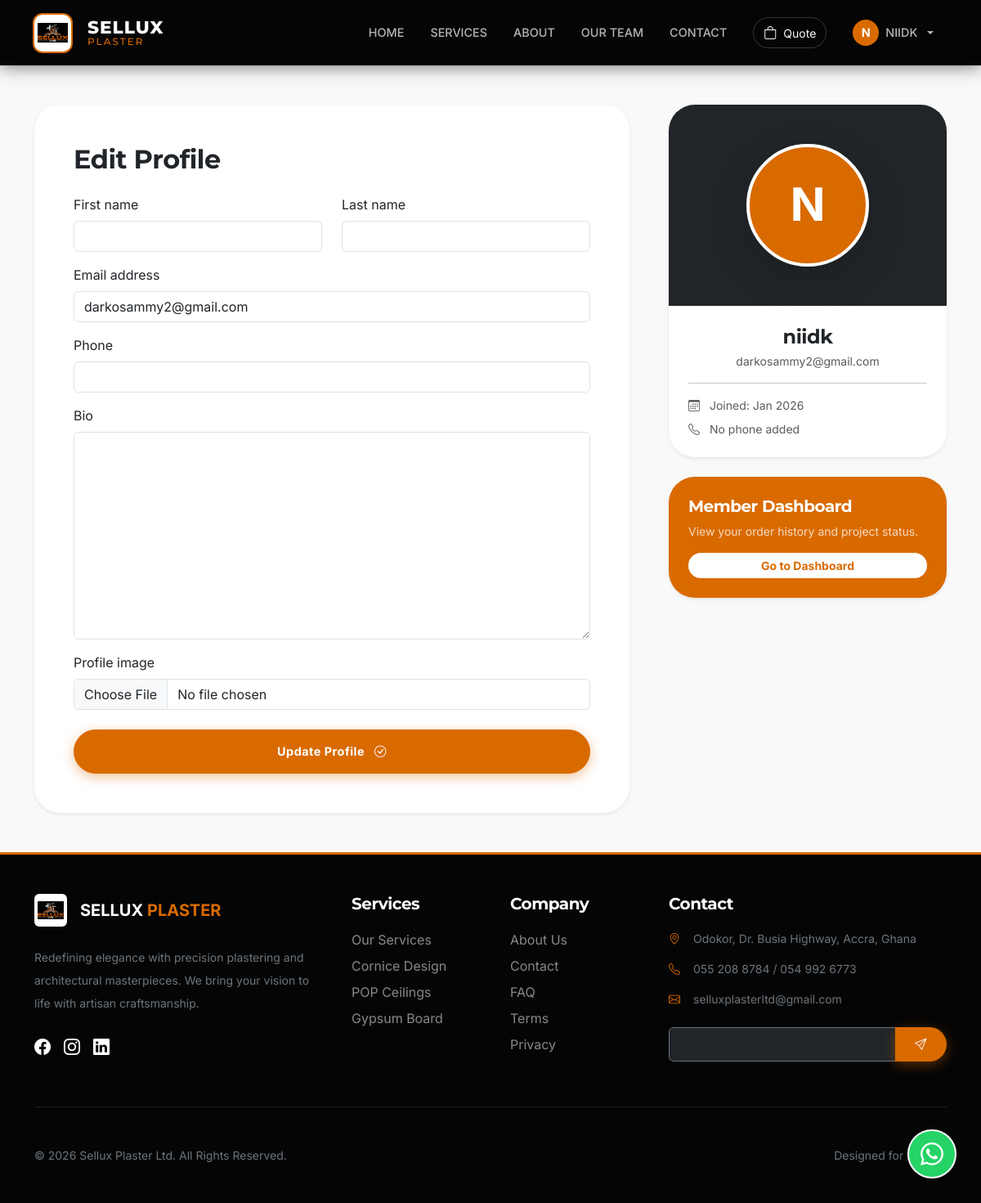
Page /accounts/profile/ (signed in) on the committed database.
### accounts/models.py (models this page shows, shortened)
class CustomUser(AbstractUser):
    phone = models.CharField(max_length=30, blank=True)
    profile_image = models.ImageField(upload_to='profiles/', blank=True, null=True)
    bio = models.TextField(blank=True)

### accounts/views.py (the view)
# urls.py: path('profile/', views.ProfileView.as_view(), name='profile'),
class ProfileView(LoginRequiredMixin, UpdateView):
    model = User
    template_name = 'accounts/profile.html'
    form_class = ProfileUpdateForm
    success_url = reverse_lazy('accounts:profile')
    def get_object(self, queryset=None):
        return self.request.user

### accounts/forms.py
class ProfileUpdateForm(forms.ModelForm):
    class Meta:
        model = User
        fields = ('first_name', 'last_name', 'email', 'phone', 'bio', 'profile_image')

### cart/cart.py (called while the page is built)
    def __len__(self):
        return sum(item['quantity'] for item in self.cart.values())

### core/context_processors.py (called while the page is built)
def brand_context(request):
    return {
        'brand': get_brand_info()
    }

def cart_context(request):
    return {'cart': Cart(request)}

def promotions_context(request):
    promotion = Promotion.objects.filter(is_active=True).first()
    return {'active_promotion': promotion}

### core/utils.py (called while the page is built)
def get_brand_info():
    return {
        'company_name': 'Sellux Plaster Ltd',
        'slogan': 'Home of Affordable Luxury',
        'address': 'Odokor, Dr. Busia Highway, Accra, Ghana',
        'phone_primary': '055 208 8784',
        'phone_secondary': '054 992 6773',
        'email': 'selluxplasterltd@gmail.com',
        'whatsapp': '233549926773',
    }

### accounts/templates/accounts/profile.html (shortened to what this page needs)
{% extends 'base.html' %}
{% load static %}
{% load crispy_forms_tags %}
{% block content %}
<div class="container py-5">
    <div class="row g-5">
        <div class="col-lg-8 animate__animated animate__fadeInLeft">
            <div class="card border-0 shadow-sm rounded-5 p-5">
                <h2 class="fw-bold mb-4">Edit Profile</h2>
                <form method="post" enctype="multipart/form-data" novalidate>
                    <div class="row">
                        <div class="col-md-6">
                            {{ form.first_name|as_crispy_field }}
                        </div>
                        <div class="col-md-6">
                            {{ form.last_name|as_crispy_field }}
                        </div>
                    </div>
                    <div class="mb-3">
                        {{ form.email|as_crispy_field }}
                    </div>
                    <div class="mb-3">
                        {{ form.phone|as_crispy_field }}
                    </div>
                    <div class="mb-3">
                        {{ form.bio|as_crispy_field }}
                    </div>
                    <div class="mb-4">
                        {{ form.profile_image|as_crispy_field }}
                    </div>
                    <div class="d-grid">
                        <button type="submit" class="btn btn-primary btn-lg rounded-pill py-3 fw-bold">
                            Update Profile <i class="bi bi-check-circle ms-2"></i>
                        </button>
                    </div>
                </form>
            </div>
        </div>
        <div class="col-lg-4 animate__animated animate__fadeInRight">
            <div class="card border-0 shadow-sm rounded-5 overflow-hidden">
                <div class="bg-dark py-5 text-center position-relative">
                    {% if user.profile_image %}
                        <img src="{{ user.profile_image.url }}" class="rounded-circle border border-4 border-white shadow-lg" alt="{{ user.username }}" style="width: 150px; height: 150px; object-fit: cover; position: relative; z-index: 1;">
                    {% else %}
                        <div class="rounded-circle border border-4 border-white shadow-lg mx-auto bg-primary d-flex align-items-center justify-content-center text-white" style="width: 150px; height: 150px; position: relative; z-index: 1;">
                            <span class="display-4 fw-bold">{{ user.username|slice:":1"|upper }}</span>
                        </div>
                    {% endif %}
                </div>
                <div class="card-body p-4 text-center">
                    <h4 class="fw-bold mb-1">{{ user.get_full_name|default:user.username }}</h4>
                    <p class="text-muted small mb-3">{{ user.email }}</p>
                    <hr>
                    <div class="text-start small text-muted">
                        <p class="mb-2"><i class="bi bi-calendar3 me-2"></i> Joined: {{ user.date_joined|date:"M Y" }}</p>
                        <p class="mb-0"><i class="bi bi-telephone me-2"></i> {{ user.phone|default:"No phone added" }}</p>
                    </div>
                </div>
            </div>
            <div class="card border-0 bg-primary text-white rounded-5 p-4 mt-4 shadow-sm">
                <h5 class="fw-bold mb-2">Member Dashboard</h5>
                <p class="small opacity-75 mb-3">View your order history and project status.</p>
                <a href="{% url 'dashboard:home' %}" class="btn btn-white bg-white text-primary rounded-pill btn-sm fw-bold">Go to Dashboard</a>
            </div>
        </div>
    </div>
</div>
{% endblock %}

### templates/base.html (shortened to what this page needs)
{% load static %}
<!DOCTYPE html>
<html lang="en">
<head>
    <link href="https://cdn.jsdelivr.net/npm/bootstrap@5.3.0/dist/css/bootstrap.min.css" rel="stylesheet">
    <link rel="stylesheet" href="https://cdn.jsdelivr.net/npm/bootstrap-icons@1.10.5/font/bootstrap-icons.css">
    <link rel="stylesheet" href="https://cdnjs.cloudflare.com/ajax/libs/animate.css/4.1.1/animate.min.css"/>
</head>
<body class="d-flex flex-column min-vh-100">
<nav class="navbar navbar-expand-lg sticky-top">
    <div class="container navbar-container">
        <a class="navbar-brand me-auto" href="/">
            <div class="logo-wrapper">
                <img src="{% static 'images/logo.png' %}" alt="Sellux Logo">
            </div>
            <div class="brand-text ms-2">
                <span>SELLUX</span>
                <span>PLASTER</span>
            </div>
        </a>
        <div class="collapse navbar-collapse" id="navbarNav">
            <ul class="navbar-nav ms-auto align-items-center">
                <li class="nav-item"><a class="nav-link" href="/">Home</a></li>
                <li class="nav-item"><a class="nav-link" href="{% url 'services:service_list' %}">Services</a></li>
                <li class="nav-item"><a class="nav-link" href="{% url 'about:about' %}">About</a></li>
                <li class="nav-item"><a class="nav-link" href="{% url 'team:team_list' %}">Our Team</a></li>
                <li class="nav-item"><a class="nav-link" href="{% url 'contact:contact_us' %}">Contact</a></li>
                <li class="nav-item d-none d-lg-block ms-3">
                    <a href="{% url 'cart:cart_detail' %}" class="btn btn-outline-light rounded-pill position-relative d-flex align-items-center gap-2" style="border-color: rgba(255,255,255,0.2);">
                        <i class="bi bi-bag"></i>
                        <span class="small">Quote</span>
                    </a>
                </li>
                {% if user.is_authenticated %}
                <li class="nav-item dropdown ms-lg-3">
                    <a class="nav-link dropdown-toggle d-flex align-items-center gap-2" href="#" role="button" data-bs-toggle="dropdown">
                        {% if user.profile_image %}
                        <img src="{{ user.profile_image.url }}" class="rounded-circle border border-secondary" style="width: 32px; height: 32px; object-fit: cover;">
                        {% else %}
                        <div class="rounded-circle bg-primary text-white d-flex align-items-center justify-content-center fw-bold" style="width: 32px; height: 32px;">
                            {{ user.username|slice:":1"|upper }}
                        </div>
                        {% endif %}
                        <span class="d-lg-none d-xl-inline">{{ user.username }}</span>
                    </a>
                </li>
                {% else %}
                <li class="nav-item ms-lg-3 d-flex gap-2 mt-3 mt-lg-0">
                    <a class="nav-link" href="{% url 'accounts:login' %}">Login</a>
                    <a class="btn btn-primary text-white" href="{% url 'accounts:register' %}">Get Started</a>
                </li>
                {% endif %}
            </ul>
        </div>
    </div>
</nav>
<a href="https://wa.me/233549926773?text=Hello%20Sellux%20Plaster,%20I'm%20interested%20in%20your%20services." class="whatsapp-float" target="_blank">
    <i class="bi bi-whatsapp"></i>
</a>
<main class="flex-shrink-0">
    {% block content %}{% endblock content %}
</main>
<footer class="footer py-5 mt-auto">
    <div class="container">
        <div class="row g-5">
            <div class="col-lg-4">
                <div class="d-flex align-items-center mb-4">
                    <div class="bg-white p-1 rounded" style="width: 40px; height: 40px;">
                        <img src="{% static 'images/logo.png' %}" alt="Logo" style="width: 100%; height: 100%; object-fit: contain;">
                    </div>
                    <span class="ms-3 text-white fw-bold fs-5">SELLUX <span class="text-primary">PLASTER</span></span>
                </div>
                <p class="text-secondary small lh-lg">Redefining elegance with precision plastering and architectural masterpieces. We bring your vision to life with artisan craftsmanship.</p>
                <div class="d-flex gap-3 mt-4">
                    <a href="#" class="text-white hover-primary"><i class="bi bi-facebook fs-5"></i></a>
                    <a href="#" class="text-white hover-primary"><i class="bi bi-instagram fs-5"></i></a>
                    <a href="#" class="text-white hover-primary"><i class="bi bi-linkedin fs-5"></i></a>
                </div>
            </div>
            <div class="col-lg-2 col-6">
                <h5 class="footer-heading">Services</h5>
                <ul class="list-unstyled d-flex flex-column gap-2">
                    <li><a href="{% url 'services:service_list' %}" class="footer-link">Our Services</a></li>
                    <li><a href="#" class="footer-link">Cornice Design</a></li>
                    <li><a href="#" class="footer-link">POP Ceilings</a></li>
                    <li><a href="#" class="footer-link">Gypsum Board</a></li>
                </ul>
            </div>
            <div class="col-lg-2 col-6">
                <h5 class="footer-heading">Company</h5>
                <ul class="list-unstyled d-flex flex-column gap-2">
                    <li><a href="{% url 'pages:about' %}" class="footer-link">About Us</a></li>
                    <li><a href="{% url 'contact:contact_us' %}" class="footer-link">Contact</a></li>
                    <li><a href="{% url 'faq:faq_list' %}" class="footer-link">FAQ</a></li>
                    <li><a href="{% url 'pages:terms' %}" class="footer-link">Terms</a></li>
                    <li><a href="{% url 'pages:privacy' %}" class="footer-link">Privacy</a></li>
                </ul>
            </div>
            <div class="col-lg-4">
                <h5 class="footer-heading">Contact</h5>
                <div class="text-secondary small">
                    <p class="d-flex mb-3"><i class="bi bi-geo-alt text-primary me-3"></i> Odokor, Dr. Busia Highway, Accra, Ghana</p>
                    <p class="d-flex mb-3"><i class="bi bi-telephone text-primary me-3"></i> 055 208 8784 / 054 992 6773</p>
                    <p class="d-flex mb-3"><i class="bi bi-envelope text-primary me-3"></i> selluxplasterltd@gmail.com</p>
                </div>
                <div class="mt-4">
                    <div class="input-group">
                        <input type="text" class="form-control bg-dark border-secondary text-white" placeholder="Email for newsletter">
                        <button class="btn btn-primary" type="button"><i class="bi bi-send"></i></button>
                    </div>
                </div>
            </div>
        </div>
        <hr class="my-5 border-secondary opacity-25">
        <div class="row align-items-center">
            <div class="col-md-6 text-center text-md-start">
                <p class="small text-secondary mb-0">© {% now "Y" %} Sellux Plaster Ltd. All Rights Reserved.</p>
            </div>
            <div class="col-md-6 text-center text-md-end">
                <p class="small text-secondary mb-0">Designed for Luxury.</p>
            </div>
        </div>
    </div>
</footer>
</body>
</html>

### templates/base.html (style rules this page uses)
:root { --primary-color: #d96a00; --primary-vibrant: #ff7b00; --black-onyx: #050505; --black-charcoal: #121212; --white-alabaster: #F9F9F9; --nav-height: 80px; --border-radius-pill: 50px; --border-radius-card: 12px; --shadow-glow: 0 0 20px rgba(217, 106, 0, 0.15); --shadow-float: 0 10px 30px rgba(0,0,0,0.2); --transition-fast: all 0.3s cubic-bezier(0.25, 0.8, 0.25, 1); }
body { font-family: 'Inter', sans-serif; background-color: var(--white-alabaster); color: #333; overflow-x: hidden; -webkit-font-smoothing: antialiased; }
h1, h2, h3, h4, h5, .navbar-brand { font-family: 'Montserrat', sans-serif; font-weight: 700; letter-spacing: -0.5px; }
.navbar { background-color: var(--black-onyx) !important; padding: 0; height: var(--nav-height); box-shadow: 0 2px 20px rgba(0,0,0,0.5); z-index: 1030; }
.navbar-container { height: 100%; display: flex; align-items: center; }
.navbar-brand { display: flex; align-items: center; gap: 12px; color: #fff !important; font-size: 1.35rem; }
.logo-wrapper { width: 45px; height: 45px; background: #fff; border-radius: 10px; display: flex; align-items: center; justify-content: center; padding: 4px; box-shadow: 0 0 0 2px var(--primary-color); }
.logo-wrapper img { width: 100%; height: 100%; object-fit: contain; display: block; }
.brand-text { line-height: 1; display: flex; flex-direction: column; }
.brand-text span:first-child { font-weight: 800; letter-spacing: 1px; }
.brand-text span:last-child { font-size: 0.75rem; color: var(--primary-color); letter-spacing: 2px; font-weight: 500; }
.nav-link { color: rgba(255,255,255,0.7) !important; font-size: 0.9rem; font-weight: 500; text-transform: uppercase; padding: 8px 16px !important; transition: var(--transition-fast); border-radius: 4px; }
.btn-primary { background-color: var(--primary-color); border: none; border-radius: var(--border-radius-pill); padding: 10px 24px; font-weight: 600; font-size: 0.9rem; letter-spacing: 0.5px; box-shadow: 0 4px 15px rgba(217, 106, 0, 0.4); transition: var(--transition-fast); }
.whatsapp-float, .cart-float { position: fixed; width: 60px; height: 60px; border-radius: 50%; display: flex; align-items: center; justify-content: center; font-size: 28px; box-shadow: var(--shadow-float); z-index: 1000; transition: var(--transition-fast); cursor: pointer; text-decoration: none; }
.whatsapp-float { bottom: 30px; right: 30px; background: #25D366; color: white; border: 2px solid #fff; }
footer { background-color: var(--black-onyx); color: #888; border-top: 3px solid var(--primary-color); }
.footer-heading { color: #fff; font-family: 'Montserrat', sans-serif; font-weight: 700; margin-bottom: 20px; }
.footer-link { color: #888; text-decoration: none; transition: 0.3s; }
.text-primary { color: var(--primary-color) !important; }
.bg-primary { background-color: var(--primary-color) !important; }

### rows in the picture
CustomUser: username "N", username "NIIDK", email "darkosammy2@gmail.com", get_full_name "niidk", date_joined "Jan 2026", phone "No phone added"
